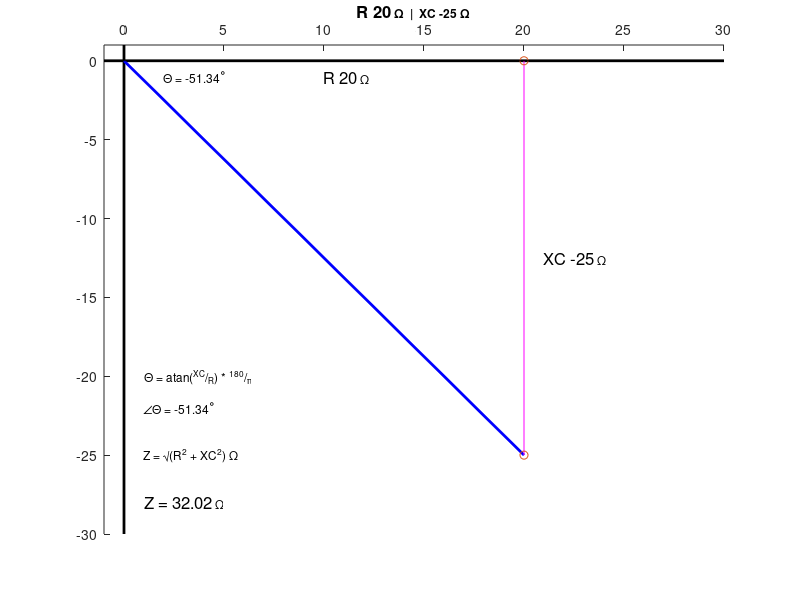

This chart was generated by the following MATLAB code:
% Cartesian Plot plotting with labels
Zcalc = @(opp, adj) sqrt(opp^2 + adj^2);

figure
set(gca, 'xlim', [-1, 30])
set(gca, 'ylim', [-30, 1])

line([-1, 30], [0, 0], 'Color', 'k', 'LineWidth', 2)
hold on
line([0, 0], [1, -30], 'Color', 'k', 'LineWidth', 2)

R = 20;
XC = -25;

plot([0, R], [0, XC], 'Color', 'b', 'LineWidth', 2)
stem([R, R], [0, XC], 'Color', 'm')

Ohms = '\fontsize{12} \Omega';
Deg = '\fontsize{16}^\circ';

Rlabel = sprintf('R %d', R);
text(R/2, -1, [Rlabel, Ohms], 'fontsize', 12)

XClabel = sprintf('XC %d', XC);
text(R+1, XC/2, [XClabel, Ohms], 'fontsize', 12)

Z = Zcalc(XC, R);
Th = atan(XC / R) * 180/pi;


txt = '\fontsize{12}\Theta';
txt2 = sprintf(" = %.2f", Th);
text(2, -1, [txt, txt2, Deg], 'fontsize', 12)

ThEq = '\fontsize{12}\Theta = atan(^{XC}/_{R}) * ^{180}/_{\pi}';
text(1, -20, ThEq)

Thlabel = '\fontsize{12}\angle\Theta';
Thlabel2 = sprintf(' = %.2f', Th);
text( 1, -22, [Thlabel, Thlabel2, Deg] , 'fontsize', 12); 

Zeq = '\fontsize{12}Z = \surd(R^2 + XC^2)'
text(1, -25, [Zeq, Ohms], 'fontsize', 12)

Zlabel = sprintf('Z = %.2f', Z); 
text( 1, -28, [Zlabel, Ohms], 'fontsize', 12)

set(gca, 'XAxisLocation', 'top')
set(gca, 'Color', 'y')
set(gcf, 'Color', 'g')

title([Rlabel, Ohms, '  |  ', XClabel, Ohms], 'fontsize', 12, 'fontweight', 'bold')

